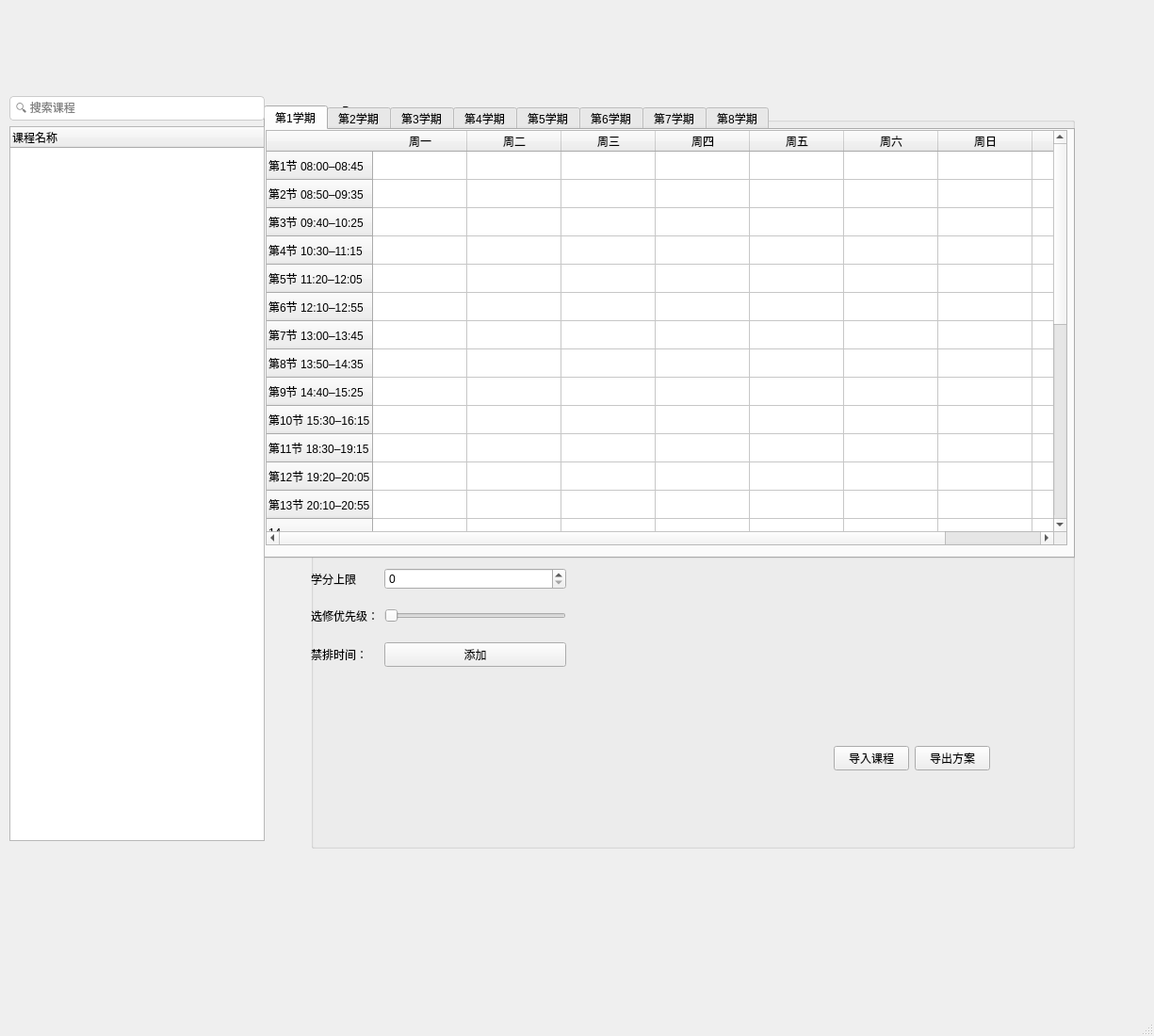
<?xml version="1.0" encoding="UTF-8"?>
<ui version="4.0">
 <class>MainWindow</class>
 <widget class="QMainWindow" name="MainWindow">
  <property name="geometry">
   <rect>
    <x>0</x>
    <y>0</y>
    <width>1225</width>
    <height>1100</height>
   </rect>
  </property>
  <property name="windowTitle">
   <string>MainWindow</string>
  </property>
  <widget class="QWidget" name="centralwidget">
   <widget class="QWidget" name="">
    <property name="geometry">
     <rect>
      <x>10</x>
      <y>102</y>
      <width>1141</width>
      <height>801</height>
     </rect>
    </property>
    <layout class="QHBoxLayout" name="horizontalLayout" stretch="3">
     <item>
      <widget class="QWidget" name="leftPane" native="true">
       <widget class="QWidget" name="rightPane" native="true">
        <property name="geometry">
         <rect>
          <x>320</x>
          <y>8</y>
          <width>811</width>
          <height>791</height>
         </rect>
        </property>
        <layout class="QVBoxLayout" name="verticalLayout_2">
         <item>
          <widget class="QGroupBox" name="gb_settings">
           <property name="styleSheet">
            <string notr="true">border:1px solid #ccc; border-radius:4px; margin-top:8px;
QGroupBox::title { subcontrol-origin: margin; left:10px; padding:0 3px; }
</string>
           </property>
           <property name="title">
            <string>GroupBox</string>
           </property>
           <widget class="QWidget" name="">
            <property name="geometry">
             <rect>
              <x>0</x>
              <y>480</y>
              <width>271</width>
              <height>131</height>
             </rect>
            </property>
            <layout class="QGridLayout" name="gridLayout">
             <item row="0" column="0">
              <widget class="QLabel" name="label">
               <property name="text">
                <string>学分上限</string>
               </property>
              </widget>
             </item>
             <item row="0" column="1">
              <widget class="QSpinBox" name="sb_creditLimit">
               <property name="maximum">
                <number>400</number>
               </property>
              </widget>
             </item>
             <item row="1" column="0">
              <widget class="QLabel" name="label_2">
               <property name="text">
                <string>选修优先级：</string>
               </property>
              </widget>
             </item>
             <item row="1" column="1">
              <widget class="QSlider" name="sld_priority">
               <property name="maximum">
                <number>5</number>
               </property>
               <property name="orientation">
                <enum>Qt::Orientation::Horizontal</enum>
               </property>
              </widget>
             </item>
             <item row="2" column="0">
              <widget class="QLabel" name="label_3">
               <property name="text">
                <string>禁排时间：</string>
               </property>
              </widget>
             </item>
             <item row="2" column="1">
              <widget class="QPushButton" name="btn_blockTime">
               <property name="text">
                <string>添加</string>
               </property>
              </widget>
             </item>
            </layout>
           </widget>
           <widget class="QWidget" name="">
            <property name="geometry">
             <rect>
              <x>20</x>
              <y>660</y>
              <width>701</width>
              <height>70</height>
             </rect>
            </property>
            <layout class="QHBoxLayout" name="horizontalLayout_2">
             <item>
              <spacer name="horizontalSpacer">
               <property name="orientation">
                <enum>Qt::Orientation::Horizontal</enum>
               </property>
               <property name="sizeHint" stdset="0">
                <size>
                 <width>198</width>
                 <height>68</height>
                </size>
               </property>
              </spacer>
             </item>
             <item>
              <widget class="QPushButton" name="btn_import">
               <property name="text">
                <string>导入课程</string>
               </property>
              </widget>
             </item>
             <item>
              <widget class="QPushButton" name="btn_export">
               <property name="text">
                <string>导出方案</string>
               </property>
              </widget>
             </item>
            </layout>
           </widget>
          </widget>
         </item>
        </layout>
       </widget>
       <widget class="QTabWidget" name="tabs_schedule">
        <property name="geometry">
         <rect>
          <x>270</x>
          <y>10</y>
          <width>861</width>
          <height>481</height>
         </rect>
        </property>
        <property name="currentIndex">
         <number>0</number>
        </property>
        <widget class="QWidget" name="tab">
         <attribute name="title">
          <string>第1学期</string>
         </attribute>
         <widget class="QTableWidget" name="table_sem1">
          <property name="geometry">
           <rect>
            <x>0</x>
            <y>0</y>
            <width>851</width>
            <height>441</height>
           </rect>
          </property>
          <property name="styleSheet">
           <string notr="true">gridline-color:#eee; alternate-background-color:#f9f9f9;
QHeaderView::section { background:#f0f0f0; padding:4px; border:1px solid #ddd; }
</string>
          </property>
          <property name="rowCount">
           <number>27</number>
          </property>
          <property name="columnCount">
           <number>8</number>
          </property>
          <row>
           <property name="text">
            <string>第1节 08:00–08:45</string>
           </property>
          </row>
          <row>
           <property name="text">
            <string>第2节 08:50–09:35</string>
           </property>
          </row>
          <row>
           <property name="text">
            <string>第3节 09:40–10:25</string>
           </property>
          </row>
          <row>
           <property name="text">
            <string>第4节 10:30–11:15</string>
           </property>
          </row>
          <row>
           <property name="text">
            <string>第5节 11:20–12:05</string>
           </property>
          </row>
          <row>
           <property name="text">
            <string>第6节 12:10–12:55</string>
           </property>
          </row>
          <row>
           <property name="text">
            <string>第7节 13:00–13:45</string>
           </property>
          </row>
          <row>
           <property name="text">
            <string>第8节 13:50–14:35</string>
           </property>
          </row>
          <row>
           <property name="text">
            <string>第9节 14:40–15:25</string>
           </property>
          </row>
          <row>
           <property name="text">
            <string>第10节 15:30–16:15</string>
           </property>
          </row>
          <row>
           <property name="text">
            <string>第11节 18:30–19:15</string>
           </property>
          </row>
          <row>
           <property name="text">
            <string>第12节 19:20–20:05</string>
           </property>
          </row>
          <row>
           <property name="text">
            <string>第13节 20:10–20:55</string>
           </property>
          </row>
          <row/>
          <row/>
          <row/>
          <row/>
          <row/>
          <row/>
          <row/>
          <row/>
          <row/>
          <row/>
          <row/>
          <row/>
          <row/>
          <row/>
          <column>
           <property name="text">
            <string>周一</string>
           </property>
          </column>
          <column>
           <property name="text">
            <string>周二</string>
           </property>
          </column>
          <column>
           <property name="text">
            <string>周三</string>
           </property>
          </column>
          <column>
           <property name="text">
            <string>周四</string>
           </property>
          </column>
          <column>
           <property name="text">
            <string>周五</string>
           </property>
          </column>
          <column>
           <property name="text">
            <string>周六</string>
           </property>
          </column>
          <column>
           <property name="text">
            <string>周日</string>
           </property>
          </column>
          <column/>
         </widget>
        </widget>
        <widget class="QWidget" name="tab_2">
         <attribute name="title">
          <string>第2学期</string>
         </attribute>
         <widget class="QTableWidget" name="table_sem2">
          <property name="geometry">
           <rect>
            <x>0</x>
            <y>0</y>
            <width>851</width>
            <height>441</height>
           </rect>
          </property>
          <property name="styleSheet">
           <string notr="true">gridline-color:#eee; alternate-background-color:#f9f9f9;
QHeaderView::section { background:#f0f0f0; padding:4px; border:1px solid #ddd; }
</string>
          </property>
          <property name="rowCount">
           <number>27</number>
          </property>
          <property name="columnCount">
           <number>8</number>
          </property>
          <row>
           <property name="text">
            <string>第1节 08:00–08:45</string>
           </property>
          </row>
          <row>
           <property name="text">
            <string>第2节 08:50–09:35</string>
           </property>
          </row>
          <row>
           <property name="text">
            <string>第3节 09:40–10:25</string>
           </property>
          </row>
          <row>
           <property name="text">
            <string>第4节 10:30–11:15</string>
           </property>
          </row>
          <row>
           <property name="text">
            <string>第5节 11:20–12:05</string>
           </property>
          </row>
          <row>
           <property name="text">
            <string>第6节 12:10–12:55</string>
           </property>
          </row>
          <row>
           <property name="text">
            <string>第7节 13:00–13:45</string>
           </property>
          </row>
          <row>
           <property name="text">
            <string>第8节 13:50–14:35</string>
           </property>
          </row>
          <row>
           <property name="text">
            <string>第9节 14:40–15:25</string>
           </property>
          </row>
          <row>
           <property name="text">
            <string>第10节 15:30–16:15</string>
           </property>
          </row>
          <row>
           <property name="text">
            <string>第11节 18:30–19:15</string>
           </property>
          </row>
          <row>
           <property name="text">
            <string>第12节 19:20–20:05</string>
           </property>
          </row>
          <row>
           <property name="text">
            <string>第13节 20:10–20:55</string>
           </property>
          </row>
          <row/>
          <row/>
          <row/>
          <row/>
          <row/>
          <row/>
          <row/>
          <row/>
          <row/>
          <row/>
          <row/>
          <row/>
          <row/>
          <row/>
          <column>
           <property name="text">
            <string>周一</string>
           </property>
          </column>
          <column>
           <property name="text">
            <string>周二</string>
           </property>
          </column>
          <column>
           <property name="text">
            <string>周三</string>
           </property>
          </column>
          <column>
           <property name="text">
            <string>周四</string>
           </property>
          </column>
          <column>
           <property name="text">
            <string>周五</string>
           </property>
          </column>
          <column>
           <property name="text">
            <string>周六</string>
           </property>
          </column>
          <column>
           <property name="text">
            <string>周日</string>
           </property>
          </column>
          <column/>
         </widget>
        </widget>
        <widget class="QWidget" name="tab_3">
         <attribute name="title">
          <string>第3学期</string>
         </attribute>
         <widget class="QTableWidget" name="table_sem3">
          <property name="geometry">
           <rect>
            <x>0</x>
            <y>0</y>
            <width>851</width>
            <height>441</height>
           </rect>
          </property>
          <property name="styleSheet">
           <string notr="true">gridline-color:#eee; alternate-background-color:#f9f9f9;
QHeaderView::section { background:#f0f0f0; padding:4px; border:1px solid #ddd; }
</string>
          </property>
          <property name="rowCount">
           <number>27</number>
          </property>
          <property name="columnCount">
           <number>8</number>
          </property>
          <row>
           <property name="text">
            <string>第1节 08:00–08:45</string>
           </property>
          </row>
          <row>
           <property name="text">
            <string>第2节 08:50–09:35</string>
           </property>
          </row>
          <row>
           <property name="text">
            <string>第3节 09:40–10:25</string>
           </property>
          </row>
          <row>
           <property name="text">
            <string>第4节 10:30–11:15</string>
           </property>
          </row>
          <row>
           <property name="text">
            <string>第5节 11:20–12:05</string>
           </property>
          </row>
          <row>
           <property name="text">
            <string>第6节 12:10–12:55</string>
           </property>
          </row>
          <row>
           <property name="text">
            <string>第7节 13:00–13:45</string>
           </property>
          </row>
          <row>
           <property name="text">
            <string>第8节 13:50–14:35</string>
           </property>
          </row>
          <row>
           <property name="text">
            <string>第9节 14:40–15:25</string>
           </property>
          </row>
          <row>
           <property name="text">
            <string>第10节 15:30–16:15</string>
           </property>
          </row>
          <row>
           <property name="text">
            <string>第11节 18:30–19:15</string>
           </property>
          </row>
          <row>
           <property name="text">
            <string>第12节 19:20–20:05</string>
           </property>
          </row>
          <row>
           <property name="text">
            <string>第13节 20:10–20:55</string>
           </property>
          </row>
          <row/>
          <row/>
          <row/>
          <row/>
          <row/>
          <row/>
          <row/>
          <row/>
          <row/>
          <row/>
          <row/>
          <row/>
          <row/>
          <row/>
          <column>
           <property name="text">
            <string>周一</string>
           </property>
          </column>
          <column>
           <property name="text">
            <string>周二</string>
           </property>
          </column>
          <column>
           <property name="text">
            <string>周三</string>
           </property>
          </column>
          <column>
           <property name="text">
            <string>周四</string>
           </property>
          </column>
          <column>
           <property name="text">
            <string>周五</string>
           </property>
          </column>
          <column>
           <property name="text">
            <string>周六</string>
           </property>
          </column>
          <column>
           <property name="text">
            <string>周日</string>
           </property>
          </column>
          <column/>
         </widget>
        </widget>
        <widget class="QWidget" name="tab_4">
         <attribute name="title">
          <string>第4学期</string>
         </attribute>
         <widget class="QTableWidget" name="table_sem4">
          <property name="geometry">
           <rect>
            <x>0</x>
            <y>0</y>
            <width>851</width>
            <height>441</height>
           </rect>
          </property>
          <property name="styleSheet">
           <string notr="true">gridline-color:#eee; alternate-background-color:#f9f9f9;
QHeaderView::section { background:#f0f0f0; padding:4px; border:1px solid #ddd; }
</string>
          </property>
          <property name="rowCount">
           <number>27</number>
          </property>
          <property name="columnCount">
           <number>8</number>
          </property>
          <row>
           <property name="text">
            <string>第1节 08:00–08:45</string>
           </property>
          </row>
          <row>
           <property name="text">
            <string>第2节 08:50–09:35</string>
           </property>
          </row>
          <row>
           <property name="text">
            <string>第3节 09:40–10:25</string>
           </property>
          </row>
          <row>
           <property name="text">
            <string>第4节 10:30–11:15</string>
           </property>
          </row>
          <row>
           <property name="text">
            <string>第5节 11:20–12:05</string>
           </property>
          </row>
          <row>
           <property name="text">
            <string>第6节 12:10–12:55</string>
           </property>
          </row>
          <row>
           <property name="text">
            <string>第7节 13:00–13:45</string>
           </property>
          </row>
          <row>
           <property name="text">
            <string>第8节 13:50–14:35</string>
           </property>
          </row>
          <row>
           <property name="text">
            <string>第9节 14:40–15:25</string>
           </property>
          </row>
          <row>
           <property name="text">
            <string>第10节 15:30–16:15</string>
           </property>
          </row>
          <row>
           <property name="text">
            <string>第11节 18:30–19:15</string>
           </property>
          </row>
          <row>
           <property name="text">
            <string>第12节 19:20–20:05</string>
           </property>
          </row>
          <row>
           <property name="text">
            <string>第13节 20:10–20:55</string>
           </property>
          </row>
          <row/>
          <row/>
          <row/>
          <row/>
          <row/>
          <row/>
          <row/>
          <row/>
          <row/>
          <row/>
          <row/>
          <row/>
          <row/>
          <row/>
          <column>
           <property name="text">
            <string>周一</string>
           </property>
          </column>
          <column>
           <property name="text">
            <string>周二</string>
           </property>
          </column>
          <column>
           <property name="text">
            <string>周三</string>
           </property>
          </column>
          <column>
           <property name="text">
            <string>周四</string>
           </property>
          </column>
          <column>
           <property name="text">
            <string>周五</string>
           </property>
          </column>
          <column>
           <property name="text">
            <string>周六</string>
           </property>
          </column>
          <column>
           <property name="text">
            <string>周日</string>
           </property>
          </column>
          <column/>
         </widget>
        </widget>
        <widget class="QWidget" name="tab_5">
         <attribute name="title">
          <string>第5学期</string>
         </attribute>
         <widget class="QTableWidget" name="table_sem5">
          <property name="geometry">
           <rect>
            <x>0</x>
            <y>0</y>
            <width>851</width>
            <height>441</height>
           </rect>
          </property>
          <property name="styleSheet">
           <string notr="true">gridline-color:#eee; alternate-background-color:#f9f9f9;
QHeaderView::section { background:#f0f0f0; padding:4px; border:1px solid #ddd; }
</string>
          </property>
          <property name="rowCount">
           <number>27</number>
          </property>
          <property name="columnCount">
           <number>8</number>
          </property>
          <row>
           <property name="text">
            <string>第1节 08:00–08:45</string>
           </property>
          </row>
          <row>
           <property name="text">
            <string>第2节 08:50–09:35</string>
           </property>
          </row>
          <row>
           <property name="text">
            <string>第3节 09:40–10:25</string>
           </property>
          </row>
          <row>
           <property name="text">
            <string>第4节 10:30–11:15</string>
           </property>
          </row>
          <row>
           <property name="text">
            <string>第5节 11:20–12:05</string>
           </property>
          </row>
          <row>
           <property name="text">
            <string>第6节 12:10–12:55</string>
           </property>
          </row>
          <row>
           <property name="text">
            <string>第7节 13:00–13:45</string>
           </property>
          </row>
          <row>
           <property name="text">
            <string>第8节 13:50–14:35</string>
           </property>
          </row>
          <row>
           <property name="text">
            <string>第9节 14:40–15:25</string>
           </property>
          </row>
          <row>
           <property name="text">
            <string>第10节 15:30–16:15</string>
           </property>
          </row>
          <row>
           <property name="text">
            <string>第11节 18:30–19:15</string>
           </property>
          </row>
          <row>
           <property name="text">
            <string>第12节 19:20–20:05</string>
           </property>
          </row>
          <row>
           <property name="text">
            <string>第13节 20:10–20:55</string>
           </property>
          </row>
          <row/>
          <row/>
          <row/>
          <row/>
          <row/>
          <row/>
          <row/>
          <row/>
          <row/>
          <row/>
          <row/>
          <row/>
          <row/>
          <row/>
          <column>
           <property name="text">
            <string>周一</string>
           </property>
          </column>
          <column>
           <property name="text">
            <string>周二</string>
           </property>
          </column>
          <column>
           <property name="text">
            <string>周三</string>
           </property>
          </column>
          <column>
           <property name="text">
            <string>周四</string>
           </property>
          </column>
          <column>
           <property name="text">
            <string>周五</string>
           </property>
          </column>
          <column>
           <property name="text">
            <string>周六</string>
           </property>
          </column>
          <column>
           <property name="text">
            <string>周日</string>
           </property>
          </column>
          <column/>
         </widget>
        </widget>
        <widget class="QWidget" name="tab_6">
         <attribute name="title">
          <string>第6学期</string>
         </attribute>
         <widget class="QTableWidget" name="table_sem6">
          <property name="geometry">
           <rect>
            <x>0</x>
            <y>0</y>
            <width>851</width>
            <height>441</height>
           </rect>
          </property>
          <property name="styleSheet">
           <string notr="true">gridline-color:#eee; alternate-background-color:#f9f9f9;
QHeaderView::section { background:#f0f0f0; padding:4px; border:1px solid #ddd; }
</string>
          </property>
          <property name="rowCount">
           <number>27</number>
          </property>
          <property name="columnCount">
           <number>8</number>
          </property>
          <row>
           <property name="text">
            <string>第1节 08:00–08:45</string>
           </property>
          </row>
          <row>
           <property name="text">
            <string>第2节 08:50–09:35</string>
           </property>
          </row>
          <row>
           <property name="text">
            <string>第3节 09:40–10:25</string>
           </property>
          </row>
          <row>
           <property name="text">
            <string>第4节 10:30–11:15</string>
           </property>
          </row>
          <row>
           <property name="text">
            <string>第5节 11:20–12:05</string>
           </property>
          </row>
          <row>
           <property name="text">
            <string>第6节 12:10–12:55</string>
           </property>
          </row>
          <row>
           <property name="text">
            <string>第7节 13:00–13:45</string>
           </property>
          </row>
          <row>
           <property name="text">
            <string>第8节 13:50–14:35</string>
           </property>
          </row>
          <row>
           <property name="text">
            <string>第9节 14:40–15:25</string>
           </property>
          </row>
          <row>
           <property name="text">
            <string>第10节 15:30–16:15</string>
           </property>
          </row>
          <row>
           <property name="text">
            <string>第11节 18:30–19:15</string>
           </property>
          </row>
          <row>
           <property name="text">
            <string>第12节 19:20–20:05</string>
           </property>
          </row>
          <row>
           <property name="text">
            <string>第13节 20:10–20:55</string>
           </property>
          </row>
          <row/>
          <row/>
          <row/>
          <row/>
          <row/>
          <row/>
          <row/>
          <row/>
          <row/>
          <row/>
          <row/>
          <row/>
          <row/>
          <row/>
          <column>
           <property name="text">
            <string>周一</string>
           </property>
          </column>
          <column>
           <property name="text">
            <string>周二</string>
           </property>
          </column>
          <column>
           <property name="text">
            <string>周三</string>
           </property>
          </column>
          <column>
           <property name="text">
            <string>周四</string>
           </property>
          </column>
          <column>
           <property name="text">
            <string>周五</string>
           </property>
          </column>
          <column>
           <property name="text">
            <string>周六</string>
           </property>
          </column>
          <column>
           <property name="text">
            <string>周日</string>
           </property>
          </column>
          <column/>
         </widget>
        </widget>
        <widget class="QWidget" name="tab_7">
         <attribute name="title">
          <string>第7学期</string>
         </attribute>
         <widget class="QTableWidget" name="table_sem7">
          <property name="geometry">
           <rect>
            <x>0</x>
            <y>0</y>
            <width>851</width>
            <height>441</height>
           </rect>
          </property>
          <property name="styleSheet">
           <string notr="true">gridline-color:#eee; alternate-background-color:#f9f9f9;
QHeaderView::section { background:#f0f0f0; padding:4px; border:1px solid #ddd; }
</string>
          </property>
          <property name="alternatingRowColors">
           <bool>true</bool>
          </property>
          <property name="rowCount">
           <number>27</number>
          </property>
          <property name="columnCount">
           <number>8</number>
          </property>
          <row>
           <property name="text">
            <string>第1节 08:00–08:45</string>
           </property>
          </row>
          <row>
           <property name="text">
            <string>第2节 08:50–09:35</string>
           </property>
          </row>
          <row>
           <property name="text">
            <string>第3节 09:40–10:25</string>
           </property>
          </row>
          <row>
           <property name="text">
            <string>第4节 10:30–11:15</string>
           </property>
          </row>
          <row>
           <property name="text">
            <string>第5节 11:20–12:05</string>
           </property>
          </row>
          <row>
           <property name="text">
            <string>第6节 12:10–12:55</string>
           </property>
          </row>
          <row>
           <property name="text">
            <string>第7节 13:00–13:45</string>
           </property>
          </row>
          <row>
           <property name="text">
            <string>第8节 13:50–14:35</string>
           </property>
          </row>
          <row>
           <property name="text">
            <string>第9节 14:40–15:25</string>
           </property>
          </row>
          <row>
           <property name="text">
            <string>第10节 15:30–16:15</string>
           </property>
          </row>
          <row>
           <property name="text">
            <string>第11节 18:30–19:15</string>
           </property>
          </row>
          <row>
           <property name="text">
            <string>第12节 19:20–20:05</string>
           </property>
          </row>
          <row>
           <property name="text">
            <string>第13节 20:10–20:55</string>
           </property>
          </row>
          <row/>
          <row/>
          <row/>
          <row/>
          <row/>
          <row/>
          <row/>
          <row/>
          <row/>
          <row/>
          <row/>
          <row/>
          <row/>
          <row/>
          <column>
           <property name="text">
            <string>周一</string>
           </property>
          </column>
          <column>
           <property name="text">
            <string>周二</string>
           </property>
          </column>
          <column>
           <property name="text">
            <string>周三</string>
           </property>
          </column>
          <column>
           <property name="text">
            <string>周四</string>
           </property>
          </column>
          <column>
           <property name="text">
            <string>周五</string>
           </property>
          </column>
          <column>
           <property name="text">
            <string>周六</string>
           </property>
          </column>
          <column>
           <property name="text">
            <string>周日</string>
           </property>
          </column>
          <column/>
         </widget>
        </widget>
        <widget class="QWidget" name="tab_8">
         <attribute name="title">
          <string>第8学期</string>
         </attribute>
         <widget class="QTableWidget" name="table_sem8">
          <property name="geometry">
           <rect>
            <x>0</x>
            <y>0</y>
            <width>851</width>
            <height>441</height>
           </rect>
          </property>
          <property name="styleSheet">
           <string notr="true">gridline-color:#eee; alternate-background-color:#f9f9f9;
QHeaderView::section { background:#f0f0f0; padding:4px; border:1px solid #ddd; }
</string>
          </property>
          <property name="rowCount">
           <number>27</number>
          </property>
          <property name="columnCount">
           <number>8</number>
          </property>
          <row>
           <property name="text">
            <string>第1节 08:00–08:45</string>
           </property>
          </row>
          <row>
           <property name="text">
            <string>第2节 08:50–09:35</string>
           </property>
          </row>
          <row>
           <property name="text">
            <string>第3节 09:40–10:25</string>
           </property>
          </row>
          <row>
           <property name="text">
            <string>第4节 10:30–11:15</string>
           </property>
          </row>
          <row>
           <property name="text">
            <string>第5节 11:20–12:05</string>
           </property>
          </row>
          <row>
           <property name="text">
            <string>第6节 12:10–12:55</string>
           </property>
          </row>
          <row>
           <property name="text">
            <string>第7节 13:00–13:45</string>
           </property>
          </row>
          <row>
           <property name="text">
            <string>第8节 13:50–14:35</string>
           </property>
          </row>
          <row>
           <property name="text">
            <string>第9节 14:40–15:25</string>
           </property>
          </row>
          <row>
           <property name="text">
            <string>第10节 15:30–16:15</string>
           </property>
          </row>
          <row>
           <property name="text">
            <string>第11节 18:30–19:15</string>
           </property>
          </row>
          <row>
           <property name="text">
            <string>第12节 19:20–20:05</string>
           </property>
          </row>
          <row>
           <property name="text">
            <string>第13节 20:10–20:55</string>
           </property>
          </row>
          <row/>
          <row/>
          <row/>
          <row/>
          <row/>
          <row/>
          <row/>
          <row/>
          <row/>
          <row/>
          <row/>
          <row/>
          <row/>
          <row/>
          <column>
           <property name="text">
            <string>周一</string>
           </property>
          </column>
          <column>
           <property name="text">
            <string>周二</string>
           </property>
          </column>
          <column>
           <property name="text">
            <string>周三</string>
           </property>
          </column>
          <column>
           <property name="text">
            <string>周四</string>
           </property>
          </column>
          <column>
           <property name="text">
            <string>周五</string>
           </property>
          </column>
          <column>
           <property name="text">
            <string>周六</string>
           </property>
          </column>
          <column>
           <property name="text">
            <string>周日</string>
           </property>
          </column>
          <column/>
         </widget>
        </widget>
       </widget>
       <widget class="QWidget" name="">
        <property name="geometry">
         <rect>
          <x>0</x>
          <y>0</y>
          <width>271</width>
          <height>791</height>
         </rect>
        </property>
        <layout class="QVBoxLayout" name="verticalLayout">
         <item>
          <widget class="QLineEdit" name="le_search">
           <property name="styleSheet">
            <string notr="true">border:1px solid #ccc; border-radius:4px; padding:4px; background:#fff;
</string>
           </property>
           <property name="placeholderText">
            <string>🔍 搜索课程</string>
           </property>
          </widget>
         </item>
         <item>
          <widget class="QTreeWidget" name="tree_courses">
           <property name="styleSheet">
            <string notr="true">background:#fafafa; border:1px solid #ddd; border-radius:4px;
QTreeWidget::item:selected { background:#87CEFA; color:#333; }
</string>
           </property>
           <attribute name="headerVisible">
            <bool>true</bool>
           </attribute>
           <attribute name="headerHighlightSections">
            <bool>false</bool>
           </attribute>
           <column>
            <property name="text">
             <string>课程名称</string>
            </property>
           </column>
          </widget>
         </item>
        </layout>
       </widget>
      </widget>
     </item>
    </layout>
   </widget>
  </widget>
  <widget class="QMenuBar" name="menubar">
   <property name="geometry">
    <rect>
     <x>0</x>
     <y>0</y>
     <width>1225</width>
     <height>22</height>
    </rect>
   </property>
  </widget>
  <widget class="QStatusBar" name="statusbar"/>
 </widget>
 <resources/>
 <connections/>
</ui>
